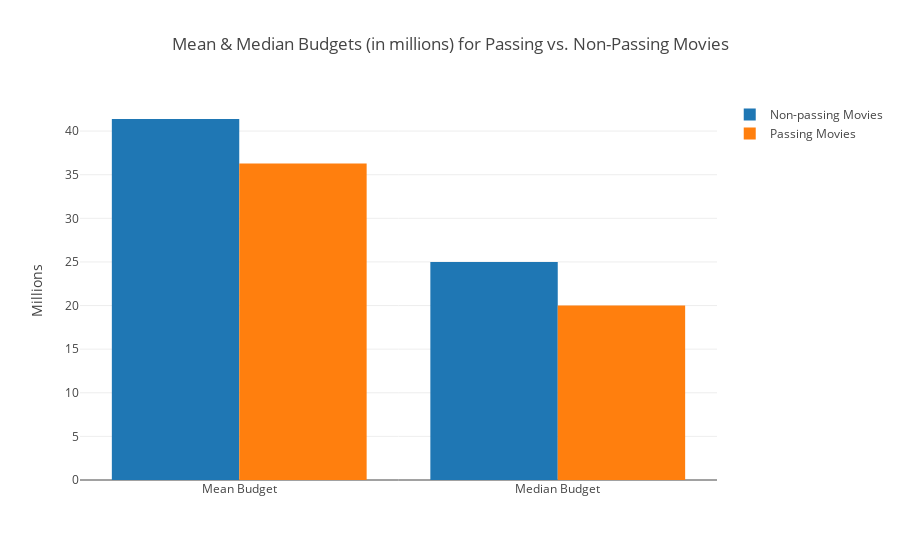

Notebook cell for this chart:
### Code cell
trace0 = go.Bar(
    x=['Mean Budget', 'Median Budget'],
    y=[val for val in mean_median_budget.values[0]],
    name='Non-passing Movies'    
)

trace1 = go.Bar(
    x=['Mean Budget', 'Median Budget'],
    y=[val for val in mean_median_budget.values[1]],
    name='Passing Movies'    
)

data = [trace0, trace1]    
layout = go.Layout(
    title="Mean & Median Budgets (in millions) for Passing vs. Non-Passing Movies", 
    yaxis=dict(title="Millions"),
    barmode='group'
)

fig = go.Figure(data=data, layout=layout)
iplot(fig)

### Figure 1 — Plotly figure (JSON) as saved in the notebook; plotly's stock layout.template omitted (floating-point values rounded to 4 significant figures)
{"data": [{"name": "Non-passing Movies", "type": "bar", "uid": "ffc76a5d-da16-4c35-bcbd-5350ef9a9dbb", "x": ["Mean Budget", "Median Budget"], "y": [41.39, 25]}, {"name": "Passing Movies", "type": "bar", "uid": "900e1a49-2e58-473b-a645-89d6c1e24d1b", "x": ["Mean Budget", "Median Budget"], "y": [36.28, 20]}], "layout": {"autosize": true, "barmode": "group", "title": {"text": "Mean & Median Budgets (in millions) for Passing vs. Non-Passing Movies"}, "xaxis": {"autorange": true, "range": [-0.5, 1.5], "type": "category"}, "yaxis": {"autorange": true, "range": [0, 43.56], "title": {"text": "Millions"}, "type": "linear"}}}
